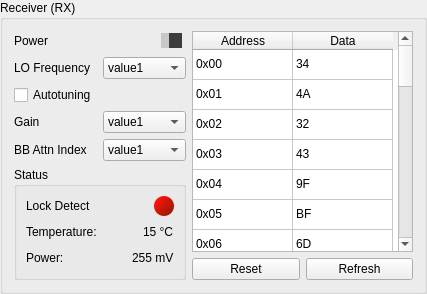
             <widget class="QGroupBox" name="groupBox_3">
              <property name="title">
               <string>Receiver (RX)</string>
              </property>
              <layout class="QVBoxLayout" name="verticalLayout_13">
               <item>
                <layout class="QHBoxLayout" name="horizontalLayout_13">
                 <item>
                  <layout class="QVBoxLayout" name="verticalLayout_8">
                   <item>
                    <layout class="QVBoxLayout" name="verticalLayout_9">
                     <item>
                      <layout class="QHBoxLayout" name="horizontalLayout_28">
                       <item>
                        <widget class="QLabel" name="label_30">
                         <property name="text">
                          <string>Power</string>
                         </property>
                        </widget>
                       </item>
                       <item>
                        <spacer name="horizontalSpacer_11">
                         <property name="orientation">
                          <enum>Qt::Horizontal</enum>
                         </property>
                         <property name="sizeHint" stdset="0">
                          <size>
                           <width>40</width>
                           <height>20</height>
                          </size>
                         </property>
                        </spacer>
                       </item>
                       <item>
                        <widget class="QSlider" name="horizontalSlider_3">
                         <property name="sizePolicy">
                          <sizepolicy hsizetype="Fixed" vsizetype="Fixed">
                           <horstretch>0</horstretch>
                           <verstretch>0</verstretch>
                          </sizepolicy>
                         </property>
                         <property name="minimumSize">
                          <size>
                           <width>25</width>
                           <height>0</height>
                          </size>
                         </property>
                         <property name="maximumSize">
                          <size>
                           <width>25</width>
                           <height>16777215</height>
                          </size>
                         </property>
                         <property name="styleSheet">
                          <string notr="true"> QSlider::groove:horizontal {
     background: red;
     position: absolute; /* absolutely position 4px from the left and right of the widget. setting margins on the widget should work too... */
     left: 4px; right: 4px;
 }

 QSlider::handle:horizontal {
     height: 10px;
	 width: 8px;
     background: rgb(200, 200, 200);
     margin: 0 -4px; /* expand outside the groove */
 }

 QSlider::add-page:horizontal {
     background: rgb(60, 60, 60);
 }

 QSlider::sub-page:horizontal {
     background: green;
 }</string>
                         </property>
                         <property name="maximum">
                          <number>1</number>
                         </property>
                         <property name="pageStep">
                          <number>1</number>
                         </property>
                         <property name="orientation">
                          <enum>Qt::Horizontal</enum>
                         </property>
                        </widget>
                       </item>
                      </layout>
                     </item>
                     <item>
                      <layout class="QHBoxLayout" name="horizontalLayout_15">
                       <item>
                        <widget class="QLabel" name="label_15">
                         <property name="text">
                          <string>LO Frequency</string>
                         </property>
                        </widget>
                       </item>
                       <item>
                        <widget class="QComboBox" name="comboBox_5">
                         <item>
                          <property name="text">
                           <string>value1</string>
                          </property>
                         </item>
                         <item>
                          <property name="text">
                           <string>value2</string>
                          </property>
                         </item>
                        </widget>
                       </item>
                      </layout>
                     </item>
                     <item>
                      <widget class="QCheckBox" name="checkBox_2">
                       <property name="text">
                        <string>Autotuning</string>
                       </property>
                      </widget>
                     </item>
                     <item>
                      <layout class="QHBoxLayout" name="horizontalLayout_16">
                       <item>
                        <widget class="QLabel" name="label_16">
                         <property name="text">
                          <string>Gain</string>
                         </property>
                        </widget>
                       </item>
                       <item>
                        <widget class="QComboBox" name="comboBox_6">
                         <item>
                          <property name="text">
                           <string>value1</string>
                          </property>
                         </item>
                         <item>
                          <property name="text">
                           <string>value2</string>
                          </property>
                         </item>
                        </widget>
                       </item>
                      </layout>
                     </item>
                     <item>
                      <layout class="QHBoxLayout" name="horizontalLayout_17">
                       <item>
                        <widget class="QLabel" name="label_17">
                         <property name="text">
                          <string>BB Attn Index</string>
                         </property>
                        </widget>
                       </item>
                       <item>
                        <widget class="QComboBox" name="comboBox_7">
                         <item>
                          <property name="text">
                           <string>value1</string>
                          </property>
                         </item>
                         <item>
                          <property name="text">
                           <string>value2</string>
                          </property>
                         </item>
                        </widget>
                       </item>
                      </layout>
                     </item>
                    </layout>
                   </item>
                   <item>
                    <widget class="QGroupBox" name="groupBox_4">
                     <property name="title">
                      <string>Status</string>
                     </property>
                     <layout class="QHBoxLayout" name="horizontalLayout_18">
                      <item>
                       <layout class="QVBoxLayout" name="verticalLayout_10">
                        <item>
                         <layout class="QHBoxLayout" name="horizontalLayout_19">
                          <item>
                           <widget class="QLabel" name="label_18">
                            <property name="text">
                             <string>Lock Detect</string>
                            </property>
                           </widget>
                          </item>
                          <item>
                           <widget class="QWidget" name="widget_8" native="true">
                            <property name="minimumSize">
                             <size>
                              <width>20</width>
                              <height>20</height>
                             </size>
                            </property>
                            <property name="maximumSize">
                             <size>
                              <width>20</width>
                              <height>20</height>
                             </size>
                            </property>
                            <property name="baseSize">
                             <size>
                              <width>20</width>
                              <height>20</height>
                             </size>
                            </property>
                            <property name="autoFillBackground">
                             <bool>false</bool>
                            </property>
                            <property name="styleSheet">
                             <string notr="true">color: white;
border-radius: 10;
background-color: qlineargradient(spread:pad, x1:0.145, y1:0.16, x2:1, y2:1, stop:0 rgba(252, 20, 7, 255), stop:1 rgba(134, 25, 5, 255))</string>
                            </property>
                           </widget>
                          </item>
                         </layout>
                        </item>
                        <item>
                         <layout class="QHBoxLayout" name="horizontalLayout_20">
                          <item>
                           <widget class="QLabel" name="label_19">
                            <property name="text">
                             <string>Temperature:</string>
                            </property>
                           </widget>
                          </item>
                          <item>
                           <spacer name="horizontalSpacer_3">
                            <property name="orientation">
                             <enum>Qt::Horizontal</enum>
                            </property>
                            <property name="sizeHint" stdset="0">
                             <size>
                              <width>40</width>
                              <height>20</height>
                             </size>
                            </property>
                           </spacer>
                          </item>
                          <item>
                           <widget class="QLabel" name="label_20">
                            <property name="text">
                             <string>15 °C</string>
                            </property>
                           </widget>
                          </item>
                         </layout>
                        </item>
                        <item>
                         <layout class="QHBoxLayout" name="horizontalLayout_30">
                          <item>
                           <widget class="QLabel" name="label_5">
                            <property name="text">
                             <string>Power:</string>
                            </property>
                           </widget>
                          </item>
                          <item>
                           <spacer name="horizontalSpacer_13">
                            <property name="orientation">
                             <enum>Qt::Horizontal</enum>
                            </property>
                            <property name="sizeHint" stdset="0">
                             <size>
                              <width>40</width>
                              <height>20</height>
                             </size>
                            </property>
                           </spacer>
                          </item>
                          <item>
                           <widget class="QLabel" name="label_6">
                            <property name="text">
                             <string>255 mV</string>
                            </property>
                           </widget>
                          </item>
                         </layout>
                        </item>
                       </layout>
                      </item>
                     </layout>
                    </widget>
                   </item>
                  </layout>
                 </item>
                 <item>
                  <layout class="QVBoxLayout" name="verticalLayout_11">
                   <item>
                    <widget class="QTableWidget" name="tableWidget_2">
                     <property name="maximumSize">
                      <size>
                       <width>221</width>
                       <height>581</height>
                      </size>
                     </property>
                     <attribute name="verticalHeaderVisible">
                      <bool>false</bool>
                     </attribute>
                     <row>
                      <property name="text">
                       <string>0</string>
                      </property>
                     </row>
                     <row>
                      <property name="text">
                       <string>1</string>
                      </property>
                     </row>
                     <row>
                      <property name="text">
                       <string>2</string>
                      </property>
                     </row>
                     <row>
                      <property name="text">
                       <string>3</string>
                      </property>
                     </row>
                     <row>
                      <property name="text">
                       <string>4</string>
                      </property>
                     </row>
                     <row>
                      <property name="text">
                       <string>5</string>
                      </property>
                     </row>
                     <row>
                      <property name="text">
                       <string>6</string>
                      </property>
                     </row>
                     <row>
                      <property name="text">
                       <string>7</string>
                      </property>
                     </row>
                     <row>
                      <property name="text">
                       <string>8</string>
                      </property>
                     </row>
                     <row>
                      <property name="text">
                       <string>9</string>
                      </property>
                     </row>
                     <row>
                      <property name="text">
                       <string>10</string>
                      </property>
                     </row>
                     <row>
                      <property name="text">
                       <string>11</string>
                      </property>
                     </row>
                     <row>
                      <property name="text">
                       <string>12</string>
                      </property>
                     </row>
                     <row>
                      <property name="text">
                       <string>13</string>
                      </property>
                     </row>
                     <row>
                      <property name="text">
                       <string>14</string>
                      </property>
                     </row>
                     <row>
                      <property name="text">
                       <string>15</string>
                      </property>
                     </row>
                     <row>
                      <property name="text">
                       <string>16</string>
                      </property>
                     </row>
                     <row>
                      <property name="text">
                       <string>17</string>
                      </property>
                     </row>
                     <row>
                      <property name="text">
                       <string>18</string>
                      </property>
                     </row>
                     <row>
                      <property name="text">
                       <string>19</string>
                      </property>
                     </row>
                     <row>
                      <property name="text">
                       <string>20</string>
                      </property>
                     </row>
                     <row>
                      <property name="text">
                       <string>21</string>
                      </property>
                     </row>
                     <row>
                      <property name="text">
                       <string>22</string>
                      </property>
                     </row>
                     <row>
                      <property name="text">
                       <string>23</string>
                      </property>
                     </row>
                     <row>
                      <property name="text">
                       <string>24</string>
                      </property>
                     </row>
                     <row>
                      <property name="text">
                       <string>25</string>
                      </property>
                     </row>
                     <row>
                      <property name="text">
                       <string>26</string>
                      </property>
                     </row>
                     <row>
                      <property name="text">
                       <string>27</string>
                      </property>
                     </row>
                     <column>
                      <property name="text">
                       <string>Address</string>
                      </property>
                     </column>
                     <column>
                      <property name="text">
                       <string>Data</string>
                      </property>
                     </column>
                     <item row="0" column="0">
                      <property name="text">
                       <string>0x00</string>
                      </property>
                     </item>
                     <item row="0" column="1">
                      <property name="text">
                       <string>34</string>
                      </property>
                     </item>
                     <item row="1" column="0">
                      <property name="text">
                       <string>0x01</string>
                      </property>
                     </item>
                     <item row="1" column="1">
                      <property name="text">
                       <string>4A</string>
                      </property>
                     </item>
                     <item row="2" column="0">
                      <property name="text">
                       <string>0x02</string>
                      </property>
                     </item>
                     <item row="2" column="1">
                      <property name="text">
                       <string>32</string>
                      </property>
                     </item>
                     <item row="3" column="0">
                      <property name="text">
                       <string>0x03</string>
                      </property>
                     </item>
                     <item row="3" column="1">
                      <property name="text">
                       <string>43</string>
                      </property>
                     </item>
                     <item row="4" column="0">
                      <property name="text">
                       <string>0x04</string>
                      </property>
                     </item>
                     <item row="4" column="1">
                      <property name="text">
                       <string>9F</string>
                      </property>
                     </item>
                     <item row="5" column="0">
                      <property name="text">
                       <string>0x05</string>
                      </property>
                     </item>
                     <item row="5" column="1">
                      <property name="text">
                       <string>BF</string>
                      </property>
                     </item>
                     <item row="6" column="0">
                      <property name="text">
                       <string>0x06</string>
                      </property>
                     </item>
                     <item row="6" column="1">
                      <property name="text">
                       <string>6D</string>
                      </property>
                     </item>
                     <item row="7" column="0">
                      <property name="text">
                       <string>0x07</string>
                      </property>
                     </item>
                     <item row="7" column="1">
                      <property name="text">
                       <string>90</string>
                      </property>
                     </item>
                     <item row="8" column="0">
                      <property name="text">
                       <string>0x08</string>
                      </property>
                     </item>
                     <item row="8" column="1">
                      <property name="text">
                       <string>40</string>
                      </property>
                     </item>
                     <item row="9" column="0">
                      <property name="text">
                       <string>0x09</string>
                      </property>
                     </item>
                     <item row="9" column="1">
                      <property name="text">
                       <string>36</string>
                      </property>
                     </item>
                     <item row="10" column="0">
                      <property name="text">
                       <string>0x0A</string>
                      </property>
                     </item>
                     <item row="10" column="1">
                      <property name="text">
                       <string>BB</string>
                      </property>
                     </item>
                     <item row="11" column="0">
                      <property name="text">
                       <string>0x0B</string>
                      </property>
                     </item>
                     <item row="11" column="1">
                      <property name="text">
                       <string>46</string>
                      </property>
                     </item>
                     <item row="12" column="0">
                      <property name="text">
                       <string>0x0C</string>
                      </property>
                     </item>
                     <item row="12" column="1">
                      <property name="text">
                       <string>02</string>
                      </property>
                     </item>
                     <item row="13" column="0">
                      <property name="text">
                       <string>0x0D</string>
                      </property>
                     </item>
                     <item row="13" column="1">
                      <property name="text">
                       <string>1D</string>
                      </property>
                     </item>
                     <item row="14" column="0">
                      <property name="text">
                       <string>0x0E</string>
                      </property>
                     </item>
                     <item row="14" column="1">
                      <property name="text">
                       <string>12</string>
                      </property>
                     </item>
                     <item row="15" column="0">
                      <property name="text">
                       <string>0x0F</string>
                      </property>
                     </item>
                     <item row="15" column="1">
                      <property name="text">
                       <string>05</string>
                      </property>
                     </item>
                     <item row="16" column="0">
                      <property name="text">
                       <string>0x10</string>
                      </property>
                     </item>
                     <item row="16" column="1">
                      <property name="text">
                       <string>62</string>
                      </property>
                     </item>
                     <item row="17" column="0">
                      <property name="text">
                       <string>0x11</string>
                      </property>
                     </item>
                     <item row="17" column="1">
                      <property name="text">
                       <string>C1</string>
                      </property>
                     </item>
                     <item row="18" column="0">
                      <property name="text">
                       <string>0x12</string>
                      </property>
                     </item>
                     <item row="18" column="1">
                      <property name="text">
                       <string>1D</string>
                      </property>
                     </item>
                     <item row="19" column="0">
                      <property name="text">
                       <string>0x13</string>
                      </property>
                     </item>
                     <item row="19" column="1">
                      <property name="text">
                       <string>41</string>
                      </property>
                     </item>
                     <item row="20" column="0">
                      <property name="text">
                       <string>0x14</string>
                      </property>
                     </item>
                     <item row="20" column="1">
                      <property name="text">
                       <string>32</string>
                      </property>
                     </item>
                     <item row="21" column="0">
                      <property name="text">
                       <string>0x15</string>
                      </property>
                     </item>
                     <item row="21" column="1">
                      <property name="text">
                       <string>9B</string>
                      </property>
                     </item>
                     <item row="22" column="0">
                      <property name="text">
                       <string>0x16</string>
                      </property>
                     </item>
                     <item row="22" column="1">
                      <property name="text">
                       <string>BF</string>
                      </property>
                     </item>
                     <item row="23" column="0">
                      <property name="text">
                       <string>0x17</string>
                      </property>
                     </item>
                     <item row="23" column="1">
                      <property name="text">
                       <string>51</string>
                      </property>
                     </item>
                     <item row="24" column="0">
                      <property name="text">
                       <string>0x18</string>
                      </property>
                     </item>
                     <item row="24" column="1">
                      <property name="text">
                       <string>24</string>
                      </property>
                     </item>
                     <item row="25" column="0">
                      <property name="text">
                       <string>0x19</string>
                      </property>
                     </item>
                     <item row="25" column="1">
                      <property name="text">
                       <string>71</string>
                      </property>
                     </item>
                     <item row="26" column="0">
                      <property name="text">
                       <string>0x1A</string>
                      </property>
                     </item>
                     <item row="26" column="1">
                      <property name="text">
                       <string>C5</string>
                      </property>
                     </item>
                     <item row="27" column="0">
                      <property name="text">
                       <string>0x1B</string>
                      </property>
                     </item>
                     <item row="27" column="1">
                      <property name="text">
                       <string>23</string>
                      </property>
                     </item>
                    </widget>
                   </item>
                   <item>
                    <layout class="QHBoxLayout" name="horizontalLayout_4">
                     <item>
                      <widget class="QPushButton" name="pushButton_7">
                       <property name="text">
                        <string>Reset</string>
                       </property>
                      </widget>
                     </item>
                     <item>
                      <widget class="QPushButton" name="pushButton_10">
                       <property name="text">
                        <string>Refresh</string>
                       </property>
                      </widget>
                     </item>
                    </layout>
                   </item>
                  </layout>
                 </item>
                </layout>
               </item>
              </layout>
             </widget>
